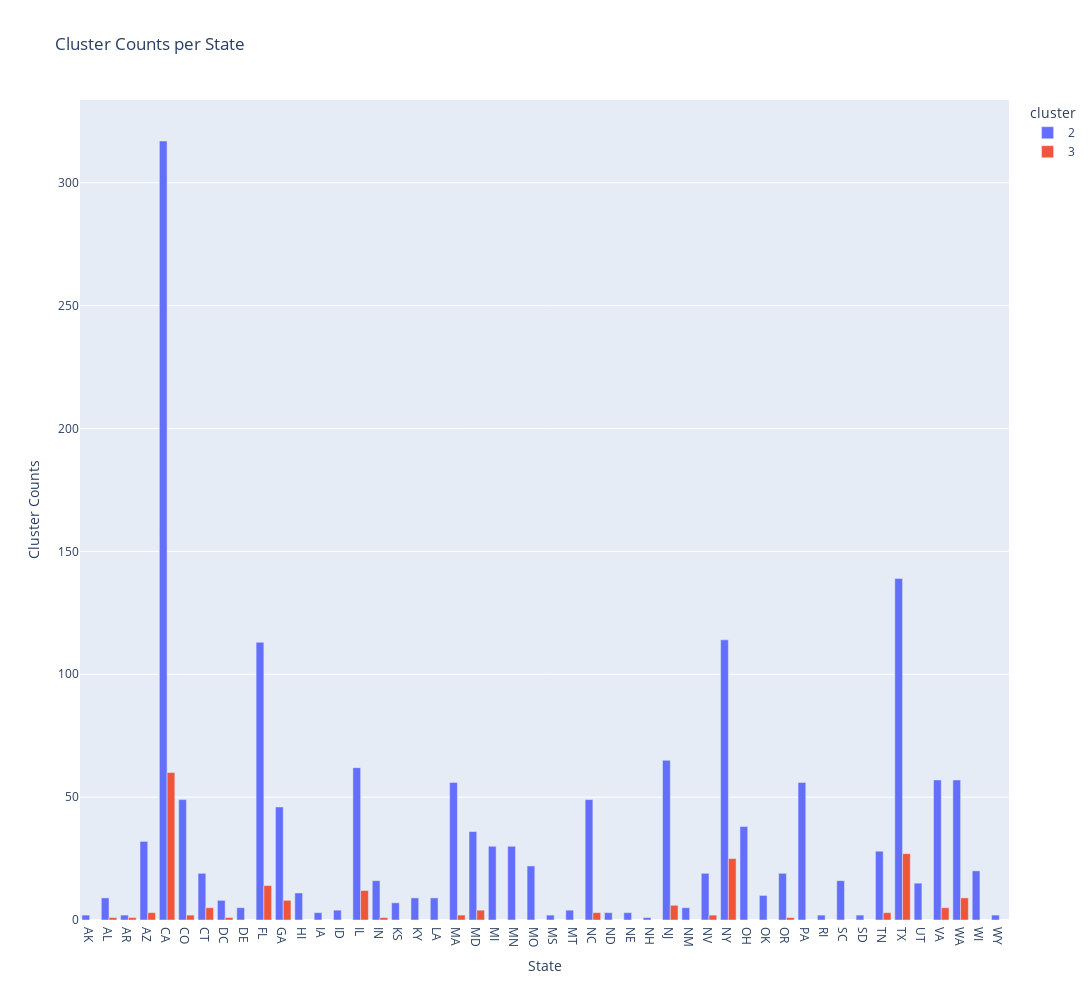

Notebook code cell kept with this figure:
### Code cell
fig = px.bar(state_cluster_counts[state_cluster_counts["cluster"].isin(["2","3"])], x='STATE', y='cluster_counts',
             color='cluster', barmode='group',
             title='Cluster Counts per State', labels={'cluster_counts': 'Cluster Counts'})

fig.update_layout(xaxis_title='State', yaxis_title='Cluster Counts')

fig.update_layout(xaxis_title='State', yaxis_title='Cluster Counts', 
                  width=1500, height=1000) 

fig.show()

### Figure 1 — Plotly figure (JSON) as saved in the notebook; plotly's stock layout.template omitted (floating-point values rounded to 4 significant figures)
{"data": [{"alignmentgroup": "True", "hovertemplate": "cluster=2<br>STATE=%{x}<br>Cluster Counts=%{y}<extra></extra>", "legendgroup": "2", "marker": {"color": "#636efa", "pattern": {"shape": ""}}, "name": "2", "offsetgroup": "2", "orientation": "v", "showlegend": true, "textposition": "auto", "type": "bar", "x": ["AK", "AL", "AR", "AZ", "CA", "CO", "CT", "DC", "DE", "FL", "GA", "HI", "IA", "ID", "IL", "IN", "KS", "KY", "LA", "MA", "MD", "MI", "MN", "MO", "MS", "MT", "NC", "ND", "NE", "NH", "NJ", "NM", "NV", "NY", "OH", "OK", "OR", "PA", "RI", "SC", "SD", "TN", "TX", "UT", "VA", "WA", "WI", "WY"], "xaxis": "x", "y": [2, 9, 2, 32, 317, 49, 19, 8, 5, 113, 46, 11, 3, 4, 62, 16, 7, 9, 9, 56, 36, 30, 30, 22, 2, 4, 49, 3, 3, 1, 65, 5, 19, 114, 38, 10, 19, 56, 2, 16, 2, 28, 139, 15, 57, 57, 20, 2], "yaxis": "y"}, {"alignmentgroup": "True", "hovertemplate": "cluster=3<br>STATE=%{x}<br>Cluster Counts=%{y}<extra></extra>", "legendgroup": "3", "marker": {"color": "#EF553B", "pattern": {"shape": ""}}, "name": "3", "offsetgroup": "3", "orientation": "v", "showlegend": true, "textposition": "auto", "type": "bar", "x": ["AL", "AR", "AZ", "CA", "CO", "CT", "DC", "FL", "GA", "IL", "IN", "MA", "MD", "NC", "NJ", "NV", "NY", "OR", "TN", "TX", "VA", "WA"], "xaxis": "x", "y": [1, 1, 3, 60, 2, 5, 1, 14, 8, 12, 1, 2, 4, 3, 6, 2, 25, 1, 3, 27, 5, 9], "yaxis": "y"}], "layout": {"barmode": "group", "height": 1000, "legend": {"title": {"text": "cluster"}, "tracegroupgap": 0}, "title": {"text": "Cluster Counts per State"}, "width": 1500, "xaxis": {"anchor": "y", "domain": [0, 1], "title": {"text": "State"}}, "yaxis": {"anchor": "x", "domain": [0, 1], "title": {"text": "Cluster Counts"}}}}
